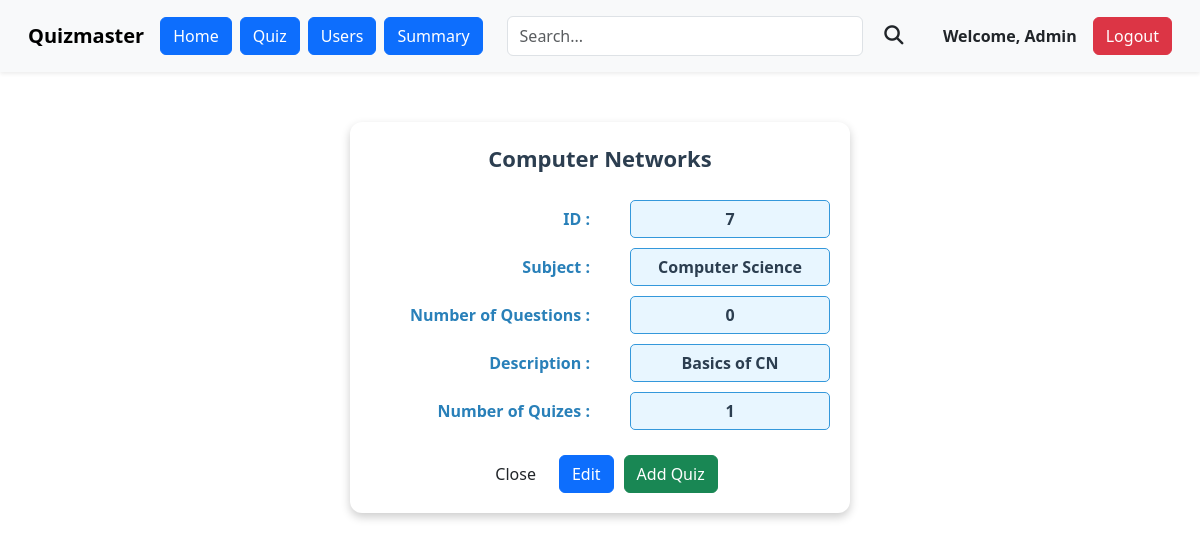
/admin/view_chapter/7 (signed in), run on an earlier commit of the app's database.
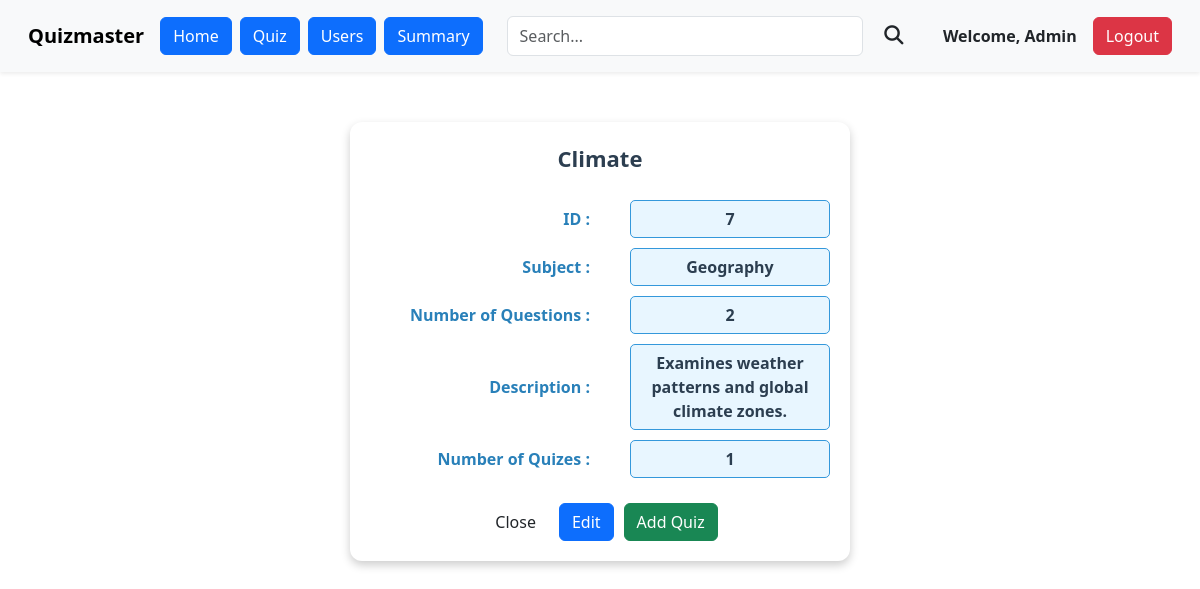
And on a later commit of the database.
### models.py (models this page shows)
class Chapter(db.Model):
    id=db.Column(db.Integer, primary_key=True)
    name=db.Column(db.String(32), unique=True)
    Description=db.Column(db.String(256), nullable=True)
    no_of_questions=db.Column(db.Integer, nullable=True)
    subject_id=db.Column(db.Integer, db.ForeignKey('subject.id'), nullable=False)
    quizzes = db.relationship('Quiz', backref='chapter', lazy=True)
    questions = db.relationship('Questions', backref='chapter', lazy=True)

class Subject(db.Model):
    id=db.Column(db.Integer, primary_key=True)
    name=db.Column(db.String(32), unique=True)
    Description=db.Column(db.String(256), nullable=False)
    category=db.Column(db.String(32), nullable=True)
    chapters = db.relationship('Chapter', backref='subject', lazy=True)
    quizzes = db.relationship('Quiz', backref='subject', lazy=True)

### routes.py (the view)
@app.route('/admin/view_chapter/<int:chapter_id>')
@admin_required
@auth_required
def view_chapter(chapter_id):
    chapter = Chapter.query.get_or_404(chapter_id)
    quizzes = Quiz.query.filter_by(chapter_id=chapter.id).all()
    no_of_quizzes = len(quizzes)
    return render_template('admin/view_chapter.html', chapter=chapter, quizzes=quizzes, no_of_quizzes=no_of_quizzes)

### routes.py (called while the page is built)
def auth_required(f):
    @wraps(f)
    def inner(*args, **kwargs):
        if 'user_id' not in session:
            flash('please login to continue')
            return redirect(url_for('login'))
        return f(*args, **kwargs)
    return inner

def admin_required(f):
    @wraps(f)
    def inner(*args, **kwargs):
        if 'user_id' not in session:
            flash('please login to continue')
            return redirect(url_for('login'))
        user=User.query.get(session['user_id'])
        if user.is_admin!=True:
            flash('You are not authorized to view this page')
            return redirect(url_for('index'))
        return f(*args, **kwargs)
    return inner

### templates/admin/view_chapter.html (shortened to what this page needs)
{% extends 'admin/admin_layout.html' %}
{% block content %}
<head>
    <link href="https://cdn.jsdelivr.net/npm/bootstrap@5.3.2/dist/css/bootstrap.min.css" rel="stylesheet">
</head>
<div class="quiz-container">
    <div class="quiz-title">{{ chapter.name }}</div>
    <div class="quiz-row">
        <span class="quiz-label">ID :</span>
        <span class="quiz-field">{{ chapter.id }}</span>
    </div>
    <div class="quiz-row">
        <span class="quiz-label">Subject :</span>
        <span class="quiz-field">{{ chapter.subject.name }}</span>
    </div>
    <div class="quiz-row">
        <span class="quiz-label">Number of Questions :</span>
        <span class="quiz-field">{{ chapter.no_of_questions }}</span>
    </div>
    <div class="quiz-row">
        <span class="quiz-label">Description :</span>
        <span class="quiz-field">{{ chapter.Description }}</span>
    </div>
    <div class="quiz-row">
        <span class="quiz-label">Number of Quizes :</span>
        <span class="quiz-field">{{ no_of_quizzes }}</span>
    </div>
    <div class="quiz-buttons">
        <a href="{{ url_for('admin_dashboard') }}" class="btn btn-close-custom">Close</a>
        <a href="{{ url_for('edit_chapter', chapter_id = chapter.id) }}" class="btn btn-primary btn-edit">Edit</a>
        <a href="{{ url_for('add_quiz', chapter_id=chapter.id) }}" class="btn btn-success btn-start">Add Quiz</a>
    </div>
</div>
{% endblock %}

What changed in the data, as far as the page shows it:
no longer on this page (row unchanged): Subject: subject.name "Computer Science"
changed Chapter id 7: name "Computer Networks" → "Climate"; no_of_questions "0" → "2"; Description "Basics of CN" → "Examines weather patterns and global climate zones."
added Subject: subject.name "Geography"
